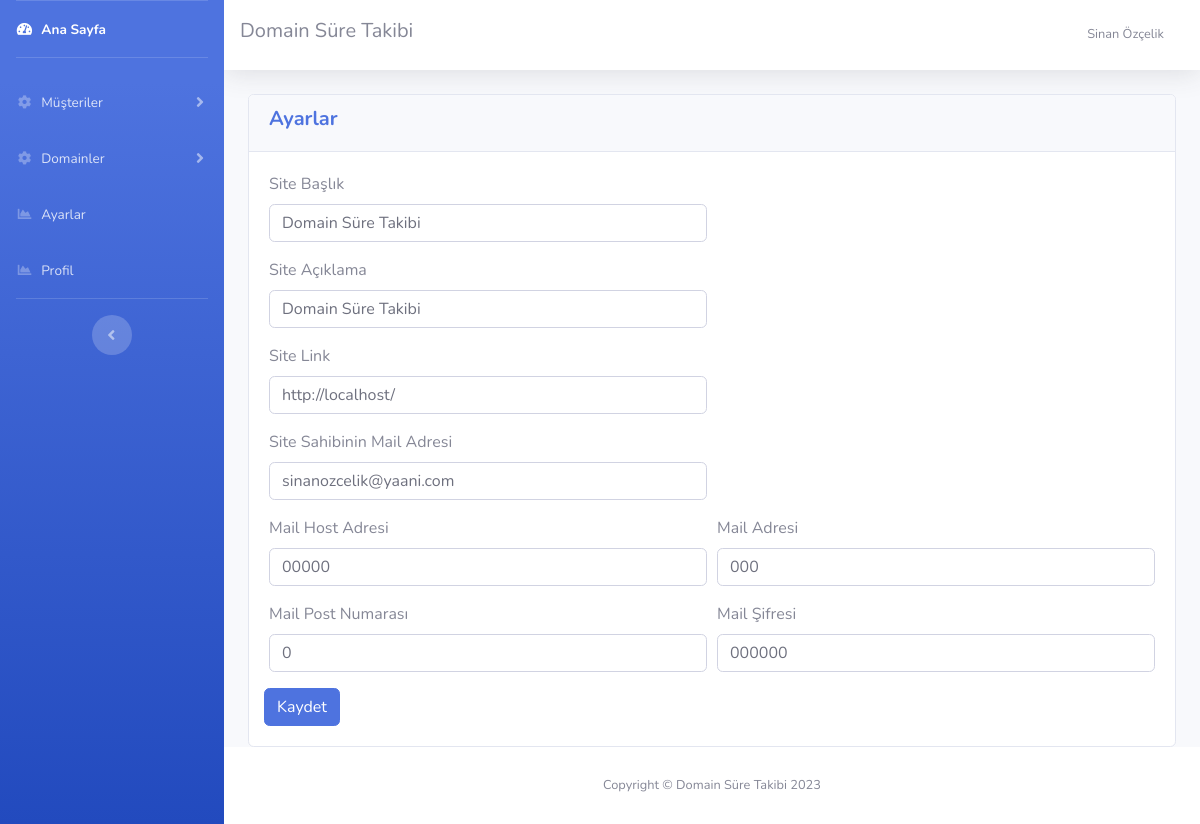
Page /ayarlar.php (signed in) on the committed database.
### tables this page shows
CREATE TABLE `ayarlar` (
  `id` int(11) NOT NULL,
  `site_logo` varchar(400) NOT NULL,
  `site_baslik` varchar(350) NOT NULL,
  `site_aciklama` varchar(300) NOT NULL,
  `site_link` varchar(100) NOT NULL,
  `site_sahip_mail` varchar(100) NOT NULL,
  `site_mail_host` varchar(100) NOT NULL,
  `site_mail_mail` varchar(100) NOT NULL,
  `site_mail_port` int(11) NOT NULL,
  `site_mail_sifre` varchar(100) NOT NULL
);

### islemler/baglan.php (called while the page is built, shortened)
<?php
$host = "localhost";
$veritabani_ismi = "domaintakip";
$kullanici_adi = "root";
$sifre = "";
try {
	$db = new PDO("mysql:host=$host;dbname=$veritabani_ismi;charset=utf8", $kullanici_adi, $sifre);
} catch (PDOException $e) {
	echo $e->getmessage();
}
$sorgu = $db->prepare("SELECT * FROM ayarlar");
$sorgu->execute();
$ayarcek = $sorgu->fetch(PDO::FETCH_ASSOC);
?>

### ayarlar.php (the view)
<?php include 'header.php'; ?>
<div class="container-fluid">
	<div class="row">
		<div class="col-md-12">
			<div class="card">
				<div class="card-header">
					<h5 class="font-weight-bold text-primary">Ayarlar</h5>
				</div>
				<div class="card-body">
					<form action="islemler/ajax.php" method="POST" accept-charset="utf-8" enctype="multipart/form-data">
						<div class="form-row">
							<div class="col-md-6 form-group">
								<label>Site Başlık</label>
								<input type="text" class="form-control" name="site_baslik"
									value="<?php echo $ayarcek['site_baslik'] ?>">
							</div>
						</div>
						<div class="form-row">
							<div class="col-md-6 form-group">
								<label>Site Açıklama</label>
								<input type="text" class="form-control" name="site_aciklama"
									value="<?php echo $ayarcek['site_aciklama'] ?>">
							</div>
						</div>
						<div class="form-row">
							<div class="col-md-6 form-group">
								<label>Site Link</label>
								<input type="text" class="form-control" name="site_link"
									value="<?php echo $ayarcek['site_link'] ?>">
							</div>
						</div>
						<div class="form-row">
							<div class="col-md-6 form-group">
								<label>Site Sahibinin Mail Adresi</label>
								<input type="text" class="form-control" name="site_sahip_mail"
									value="<?php echo $ayarcek['site_sahip_mail'] ?>">
							</div>
						</div>
						<div class="form-row">
							<div class="col-md-6 form-group">
								<label>Mail Host Adresi</label>
								<input type="text" class="form-control" name="site_mail_host"
									value="<?php echo $ayarcek['site_mail_host'] ?>">
							</div>
							<div class="col-md-6 form-group">
								<label>Mail Adresi</label>
								<input type="text" class="form-control" name="site_mail_mail"
									value="<?php echo $ayarcek['site_mail_mail'] ?>">
							</div>
						</div>
						<div class="form-row">
							<div class="col-md-6 form-group">
								<label>Mail Post Numarası</label>
								<input type="text" class="form-control" name="site_mail_port"
									value="<?php echo $ayarcek['site_mail_port'] ?>">
							</div>
							<div class="col-md-6 form-group">
								<label>Mail Şifresi</label>
								<input type="text" class="form-control" name="site_mail_sifre"
									value="<?php echo $ayarcek['site_mail_sifre'] ?>">
							</div>
						</div>
						<div class="form-row">
							<button type="submit" class="btn btn-primary" name="ayarkaydet">Kaydet</button>
						</div>
					</form>
				</div>
			</div>
		</div>
	</div>
</div>
<?php include 'footer.php' ?>

### header.php (shortened to what this page needs)
<?php
include 'islemler/baglan.php';
?>
<!DOCTYPE html>
<html lang="en">
<head>
  <link href="vendor/fontawesome-free/css/all.min.css" rel="stylesheet" type="text/css">
  <link href="css/sb-admin-2.min.css" rel="stylesheet">
</head>
<body id="page-top">
  <div id="wrapper">
    <ul class="navbar-nav bg-gradient-primary sidebar sidebar-dark accordion" id="accordionSidebar">
      <li class="nav-item active">
        <a class="nav-link" href="index.php">
          <i class="fas fa-fw fa-tachometer-alt"></i>
          <span>Ana Sayfa</span></a>
      </li>
      <hr class="sidebar-divider">
      <li class="nav-item">
        <a class="nav-link collapsed" href="#" data-toggle="collapse" data-target="#musterimenu" aria-expanded="true"
          aria-controls="musterimenu">
          <i class="fas fa-fw fa-cog"></i>
          <span>Müşteriler</span>
        </a>
      </li>
      <li class="nav-item">
        <a class="nav-link collapsed" href="#" data-toggle="collapse" data-target="#domainmenu" aria-expanded="true"
          aria-controls="domainmenu">
          <i class="fas fa-fw fa-cog"></i>
          <span>Domainler</span>
        </a>
      </li>
      <li class="nav-item">
        <a class="nav-link" href="ayarlar.php">
          <i class="fas fa-fw fa-chart-area"></i>
          <span>Ayarlar</span></a>
      </li>
      <li class="nav-item">
        <a class="nav-link" href="profil.php">
          <i class="fas fa-fw fa-chart-area"></i>
          <span>Profil</span></a>
      </li>
      <hr class="sidebar-divider d-none d-md-block">
      <div class="text-center d-none d-md-inline">
        <button class="rounded-circle border-0" id="sidebarToggle"></button>
      </div>
    </ul>
    <div id="content-wrapper" class="d-flex flex-column">
      <div id="content">
        <nav class="navbar navbar-expand navbar-light bg-white topbar mb-4 static-top shadow">
          <h5>
            <?php echo $ayarcek['site_baslik'] ?>
          </h5>
          <ul class="navbar-nav ml-auto">
            <li class="nav-item dropdown no-arrow">
              <a class="nav-link dropdown-toggle" href="#" id="userDropdown" role="button" data-toggle="dropdown"
                aria-haspopup="true" aria-expanded="false">
                <span class="mr-2 d-none d-lg-inline text-gray-600 small">
                  <?php echo $_SESSION['kul_isim'] ?>
                </span>
              </a>
            </li>
          </ul>
        </nav>

### footer.php (shortened to what this page needs)
<footer class="sticky-footer bg-white">
  <div class="container my-auto">
    <div class="copyright text-center my-auto">
      <span>Copyright &copy;
        <?php echo $ayarcek['site_baslik']; ?>
        <?php echo date("Y"); ?>
      </span>
    </div>
  </div>
</footer>
</div>
</div>
</body>
</html>

### rows in the picture
ayarlar: site_baslik "Domain Süre Takibi", site_aciklama "Domain Süre Takibi", site_link "http://localhost/", site_sahip_mail "sinanozcelik@yaani.com", site_mail_host "00000", site_mail_mail "000", site_mail_port "0", site_mail_sifre "000000"

### other values in the picture
$_SESSION['kul_isim'] "Sinan Özçelik"
